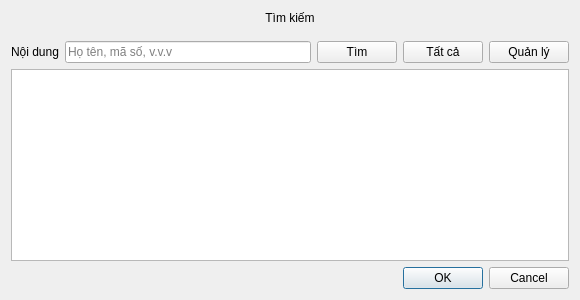
<?xml version="1.0" encoding="UTF-8"?>
<ui version="4.0">
 <class>DlgSearch</class>
 <widget class="QDialog" name="DlgSearch">
  <property name="geometry">
   <rect>
    <x>0</x>
    <y>0</y>
    <width>580</width>
    <height>300</height>
   </rect>
  </property>
  <property name="windowTitle">
   <string>Dialog</string>
  </property>
  <layout class="QVBoxLayout" name="verticalLayout_2">
   <item>
    <layout class="QVBoxLayout" name="verticalLayout">
     <item>
      <widget class="QLabel" name="lblTitle">
       <property name="text">
        <string>Tìm kiếm</string>
       </property>
       <property name="alignment">
        <set>Qt::AlignCenter</set>
       </property>
      </widget>
     </item>
     <item>
      <layout class="QHBoxLayout" name="horizontalLayout">
       <property name="topMargin">
        <number>10</number>
       </property>
       <item>
        <widget class="QLabel" name="label">
         <property name="text">
          <string>Nội dung</string>
         </property>
        </widget>
       </item>
       <item>
        <widget class="QLineEdit" name="txtName">
         <property name="placeholderText">
          <string>Họ tên, mã số, v.v.v</string>
         </property>
        </widget>
       </item>
       <item>
        <widget class="QPushButton" name="btnSearch">
         <property name="text">
          <string>Tìm</string>
         </property>
         <property name="icon">
          <iconset>
           <normalon>:/icon/icon/icons8-search-64.png</normalon>
          </iconset>
         </property>
        </widget>
       </item>
       <item>
        <widget class="QPushButton" name="btnAll">
         <property name="text">
          <string>Tất cả</string>
         </property>
        </widget>
       </item>
       <item>
        <widget class="QPushButton" name="btnManagers">
         <property name="text">
          <string>Quản lý</string>
         </property>
        </widget>
       </item>
      </layout>
     </item>
     <item>
      <widget class="QTableWidget" name="tblList">
       <property name="editTriggers">
        <set>QAbstractItemView::NoEditTriggers</set>
       </property>
      </widget>
     </item>
    </layout>
   </item>
   <item>
    <widget class="QDialogButtonBox" name="buttonBox">
     <property name="orientation">
      <enum>Qt::Horizontal</enum>
     </property>
     <property name="standardButtons">
      <set>QDialogButtonBox::Cancel|QDialogButtonBox::Ok</set>
     </property>
    </widget>
   </item>
  </layout>
 </widget>
 <resources/>
 <connections>
  <connection>
   <sender>buttonBox</sender>
   <signal>accepted()</signal>
   <receiver>DlgSearch</receiver>
   <slot>accept()</slot>
   <hints>
    <hint type="sourcelabel">
     <x>248</x>
     <y>254</y>
    </hint>
    <hint type="destinationlabel">
     <x>157</x>
     <y>274</y>
    </hint>
   </hints>
  </connection>
  <connection>
   <sender>buttonBox</sender>
   <signal>rejected()</signal>
   <receiver>DlgSearch</receiver>
   <slot>reject()</slot>
   <hints>
    <hint type="sourcelabel">
     <x>316</x>
     <y>260</y>
    </hint>
    <hint type="destinationlabel">
     <x>286</x>
     <y>274</y>
    </hint>
   </hints>
  </connection>
 </connections>
</ui>
